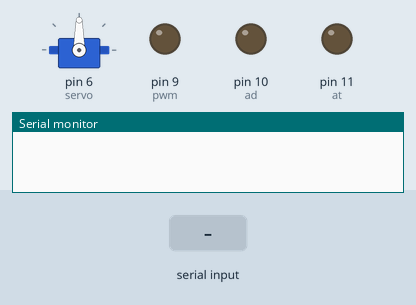
This sketch was run on a simulated Arduino Uno, built with avr-gcc and run on an emulated ATmega328P. Parts: servo, output pins drawn as LEDs (lit = HIGH), the last lines printed to the serial monitor. The test bench sets the inputs (shaded band).

Above: at 1.2 s.
1.3 s: "F" received over Serial
At 1.8 s:
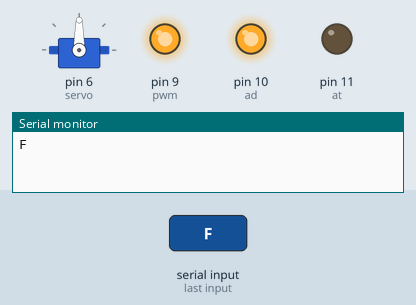
2.8 s: "B" received over Serial
At 4.0 s:
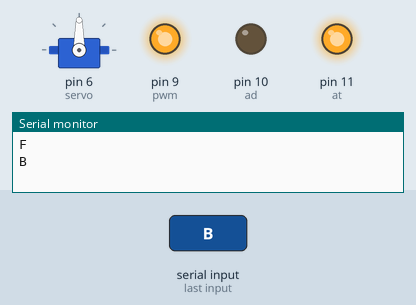
4.3 s: "I" received over Serial
At 5.3 s:
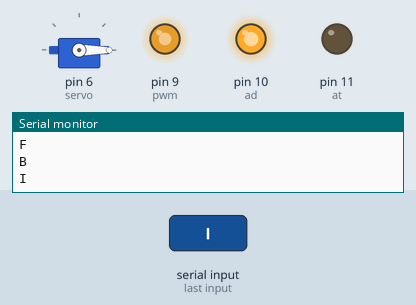
5.8 s: "J" received over Serial
At 6.5 s:
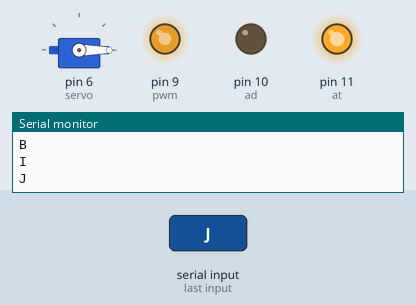
7.3 s: "G" received over Serial
At 7.6 s:
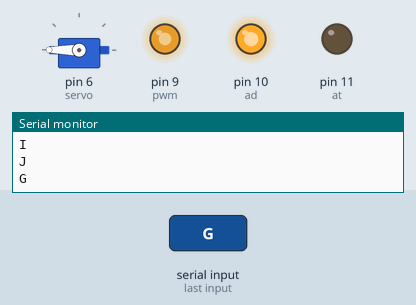
8.8 s: "H" received over Serial
At 10.0 s:
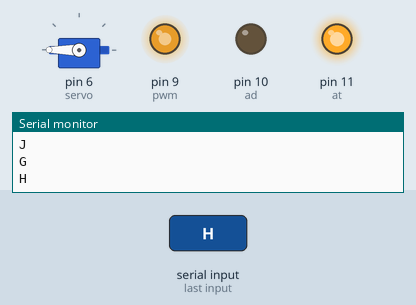
Timing chart, 0 to 11.3 s (numbered marks = the images above; inputs shaded):
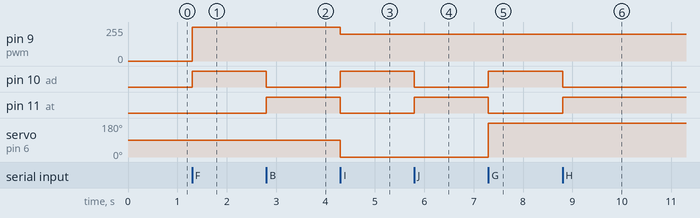

The sketch:

bluetooth_buggy.ino
```cpp
#include <Servo.h>
#include <NewPing.h>
Servo servo;
char algo;

NewPing ultra_del1 (10,10,200);
NewPing ultra_del (7,7,200);
float dist_del1;
float dist_del;
float dist_tra;
int velocidad;

#define pwm 9
#define at 11
#define ad 10
int der = 180;
int izq = 0;
void setup()
{
  Serial.begin(115200);
  servo.attach(6);
  pinMode(pwm, OUTPUT);
  pinMode(at, OUTPUT);
  pinMode(ad, OUTPUT);
}
void loop()
{
  if (Serial.available() > 0) //pregunto si hay algo en el buffer
  {
    algo = Serial.read();//guardo en la variable algo lo que este en el buffer
    Serial.println(algo);
    if (algo == 'F') //ATRAS
    {
      while (algo == 'F')
      {
        algo = Serial.read();
        vel(255);
      }
    }
    if (algo == 'B') //ATRAS
    {
      while (algo == 'B')
      {
        algo = Serial.read();
        vel(-255);
      }
    }
    if (algo == 'I') //IZQ AVANCE
    {
      servo.write(izq);
      //delay(100);
      while (algo == 'I')
      {
        algo = Serial.read();
        vel(200);
      }
    }
    if (algo == 'J') //IZQ ATRAS
    {
      servo.write(izq);
      //delay(100);
      while (algo == 'J')
      {
        algo = Serial.read();
        vel(-200);
      }
    }
    if (algo == 'G') //DER AVANCE
    {
      servo.write(der);
      while (algo == 'G')
      {
        algo = Serial.read();
        vel(200);
      }
    }
    if (algo == 'H') //DER ATRAS
    {
      servo.write(der);
      while (algo == 'H')
      {
        algo = Serial.read();
        vel(-200);
      }
    }
    if (algo == 'R')
    {
      servo.write(izq);
      while (algo == 'R')
      {
        algo = Serial.read();
      }
    }
    if (algo == 'L')
    {
      servo.write(der);
      while (algo == 'L')
      {
        algo = Serial.read();
      }
    }
    if (algo == 'S') //RUEDAS RECTAS, PARADO
    {
      servo.write(95);
      servo.write(85);
      servo.write(90);
      while (algo == 'S')
      {
        algo = Serial.read();
        vel(0);
      }
    }
  }
}

void d_prom()
{
  float dist_t = 0;
  int cont = 0;
  for (int i = 0; i <= 7; i++)
  {
    dist_del1 = ultra_del1.ping_cm();
    delay(15);
    dist_del = ultra_del.ping_cm();
    delay(15);
    if (abs(dist_del - dist_del1) < 5)
    {
      dist_t += dist_del + dist_del1;
      cont += 2;
    }
  }
  dist_del = dist_t / cont;
}

void vel(int pot)
{
  if (pot > 0)
  {
    digitalWrite(at, 0);
    digitalWrite(ad, 1);
  }
  else
  {
    digitalWrite(at, 1);
    digitalWrite(ad, 0);
    pot = abs(pot);
  }
  analogWrite(pwm, pot);
}
```

Measured:
- after the input at 1.3 s, pin 9 (pwm): 0/255 → 255/255 at once; pin 10 (ad): LOW → HIGH at once
- after the input at 2.8 s, pin 10 (ad): HIGH → LOW at once; pin 11 (at): LOW → HIGH at once
- after the input at 4.3 s, pin 9 (pwm): 255/255 → 200/255 at once; pin 10 (ad): LOW → HIGH at once; pin 11 (at): HIGH → LOW at once; servo on pin 6 (servo): 90° → 0° at once
- after the input at 5.8 s, pin 10 (ad): HIGH → LOW at once; pin 11 (at): LOW → HIGH at once
- after the input at 7.3 s, pin 10 (ad): LOW → HIGH at once; pin 11 (at): HIGH → LOW at once; servo on pin 6 (servo): 0° → 180° at once
- after the input at 8.8 s, pin 10 (ad): HIGH → LOW at once; pin 11 (at): LOW → HIGH at once
